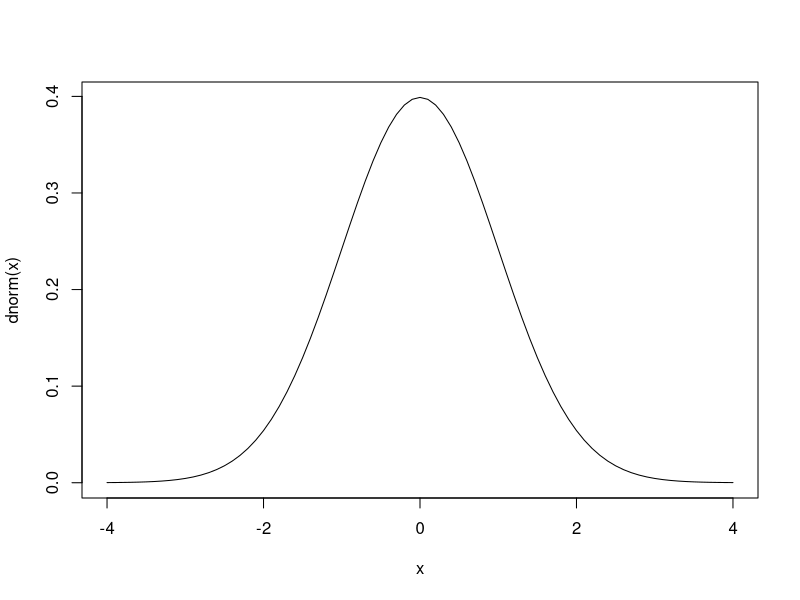
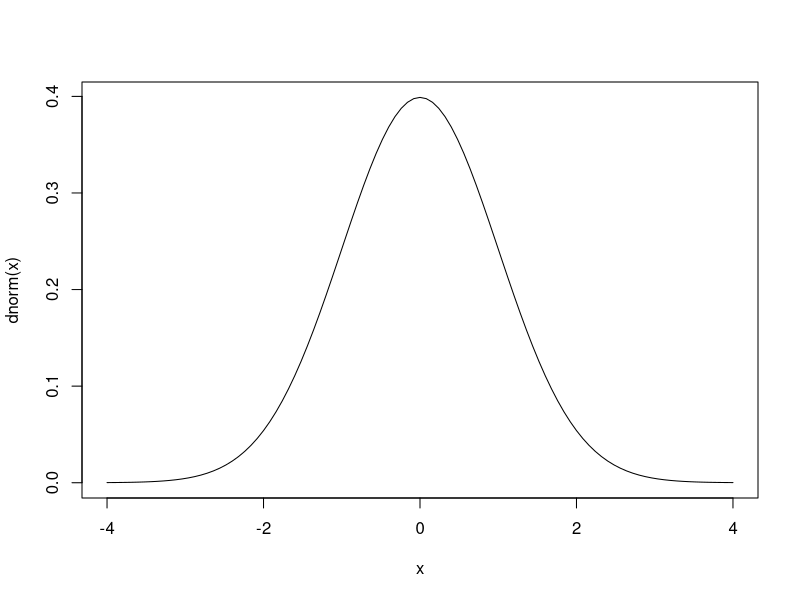

Reproduce these figures in R, in order.
#sample
sample(1:40, 5) #random sample of 5 elements from 1 to 40

sample(c('H','T'),10, replace = T) #without replace this won't work as there are only two elements in space

sample(c('female','male'), 10, replace = T, prob=c(0.9, 0.1)) #sample with prob

prod(1:5) #prod of 1x2x3x4x5

choose(40,5) #40c5 = 40!/(5! 35!)

#Discrete Distributions
#Four fundamental items can be calculatd for a statistical distribution:
# * Density or point probability
# * Cumulated probability, distribution function
# * Quantiles
# * Pseudo-random numbers

# dnorm (density), pnorm(probability), qnorm(quantile) and rnorm(random)

x<-seq(-4,4,0.1) #-4 to 4 with steps 0.1
plot(x,dnorm(x),type="l")
curve(dnorm(x), from=-4, to=4)
